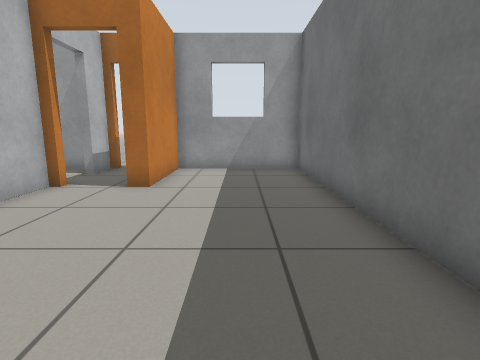
View 1 (above)

12 first-person views from a walk through a Gazebo world. The camera is 0.76 m above the floor, tilts 10° down and sees 80° across. The floor is counted in squares, 0.5 m on a side. Each view is taken from the middle of a square. On the plan, view 1 faces up. The plan holds only what a view shows up to about 14 squares ahead; the rest is blank. Gazebo's built-in surfaces are drawn with simple patterns.

View 2
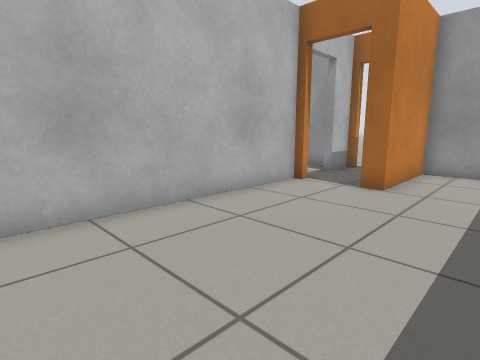

View 3
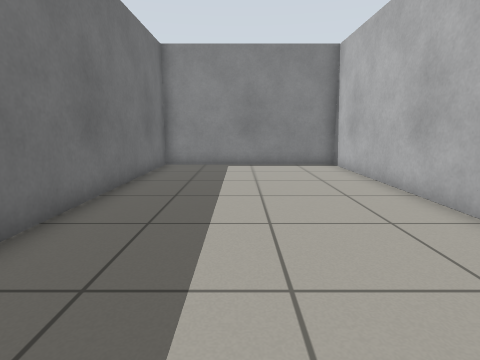

View 4
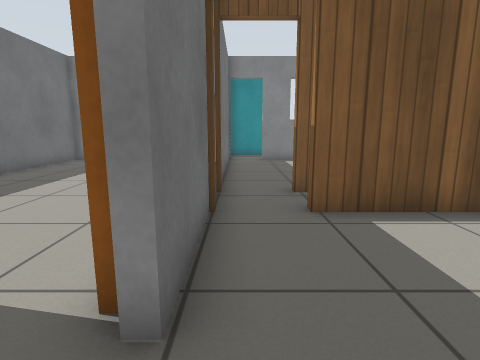

View 5
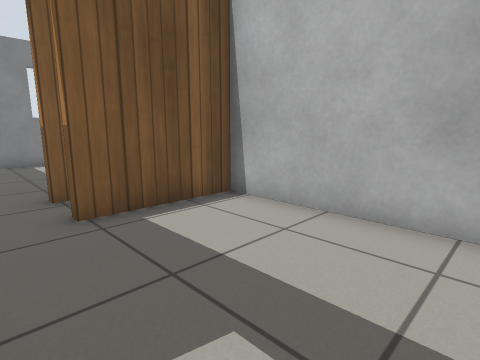

View 6
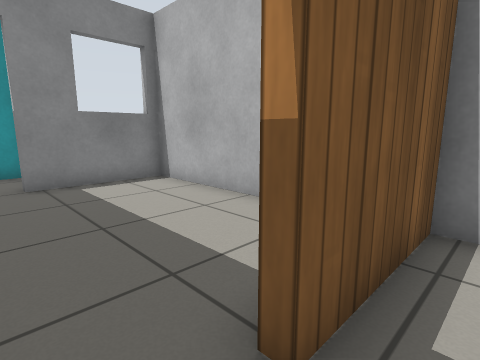

View 7
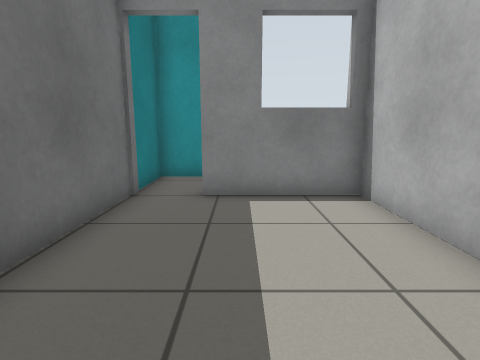

View 8
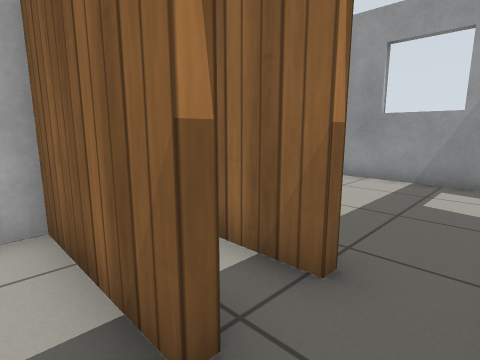

View 9
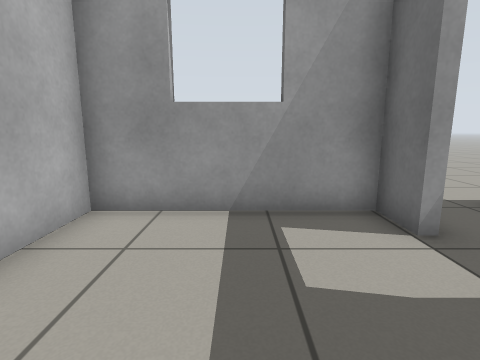

View 10
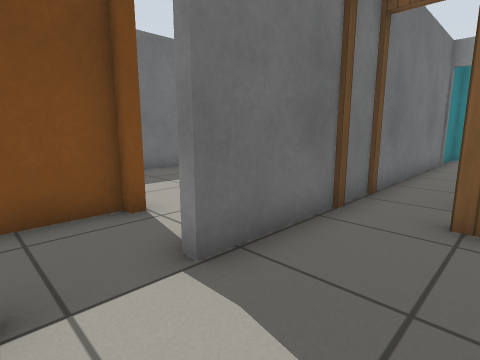

View 11
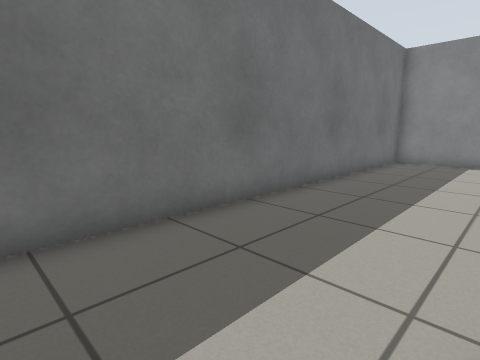

View 12
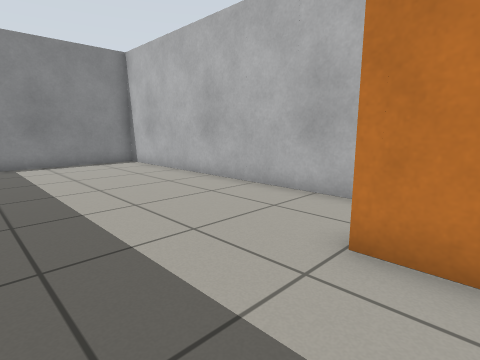

### Floor plan
Ten units are one square. View 1 is at (0, 0); x grows to the right and y downward. Boxes are objects, and circles mark ways between rooms. Rooms are numbered by the first view taken in them; rooms with no view inside come last. Other rooms are left out.
<svg viewBox="-113 -118 141 196">
<path fill="none" stroke="#000" d="M-51 -76 -51 46 23 46 23 -112 -24 -112 -24 -75 -31 -75M-54 -99 -54 -112 -108 -112 -108 -48 -73 -48M-54 -50 -54 -82M-73 -45 -90 -45M-54 -30 -54 -50M-108 -38 -108 -31 -73 -31M-108 1 -108 46 -71 46M-73 -28 -108 -28 -108 -23M-54 50 -54 -30M-51 -113 -51 -99M-27 -78 -27 -97M-75 73 -54 73 -54 50"/>
<circle cx="-35" cy="-80" r="3" fill="#2a7"/>
<circle cx="-65" cy="-50" r="3" fill="#2a7"/>
<circle cx="-50" cy="-95" r="3" fill="#2a7"/>
<circle cx="-65" cy="-30" r="3" fill="#2a7"/>
<circle cx="-65" cy="50" r="3" fill="#2a7"/>
<text x="-10" y="-30">1</text>
<text x="-80" y="-80">2</text>
<text x="-80" y="-40">3</text>
<text x="-80" y="10">4</text>
<text x="-40" y="-100">5</text>
<text x="-70" y="60">6</text>
</svg>
Room 1 opens to room 5. Room 2 opens to room 3. Room 2 opens to room 5. Room 3 opens to room 4. Room 4 opens to room 6.

Where each view was taken, in squares from view 1:
view 1: 0 up, 0 right, facing up
view 2: 0 up, 0 right, facing up-left
view 3: 8 up, 1 left, facing down
view 4: 10 up, 6 left, facing down
view 5: 10 up, 6 left, facing down-left
view 6: 4 up, 6 left, facing down-left
view 7: 2 up, 8 left, facing down
view 8: 2 up, 6 left, facing up-left
view 9: 6 up, 8 left, facing up
view 10: 10 up, 8 left, facing down-right
view 11: 10 up, 2 left, facing down-right
view 12: 9 up, 1 right, facing down-left
